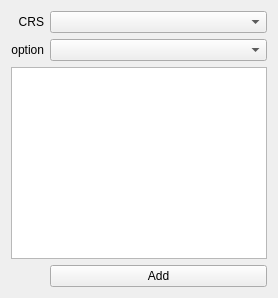
                       <widget class="QWidget" name="loc_manual_coor_wdg">
                        <layout class="QGridLayout" name="gridLayout_24">
                         <item row="0" column="0">
                          <layout class="QGridLayout" name="loc_manual_coor_grid_lyt" columnstretch="0,1">
                           <item row="0" column="1">
                            <widget class="QComboBox" name="loc_manual_coor_crs_cb"/>
                           </item>
                           <item row="0" column="0">
                            <widget class="QLabel" name="loc_manual_coor_crs_lbl">
                             <property name="text">
                              <string>CRS</string>
                             </property>
                             <property name="alignment">
                              <set>Qt::AlignRight|Qt::AlignTrailing|Qt::AlignVCenter</set>
                             </property>
                            </widget>
                           </item>
                           <item row="1" column="1">
                            <widget class="QComboBox" name="loc_manual_coor_opt_cb"/>
                           </item>
                           <item row="1" column="0">
                            <widget class="QLabel" name="loc_manual_coor_opt_lbl">
                             <property name="text">
                              <string>option</string>
                             </property>
                             <property name="alignment">
                              <set>Qt::AlignRight|Qt::AlignTrailing|Qt::AlignVCenter</set>
                             </property>
                            </widget>
                           </item>
                           <item row="2" column="0" colspan="2">
                            <widget class="QPlainTextEdit" name="loc_manual_coor_pte"/>
                           </item>
                           <item row="3" column="1">
                            <widget class="QPushButton" name="loc_manual_coor_add_btn">
                             <property name="focusPolicy">
                              <enum>Qt::NoFocus</enum>
                             </property>
                             <property name="text">
                              <string>Add</string>
                             </property>
                            </widget>
                           </item>
                          </layout>
                         </item>
                        </layout>
                       </widget>
